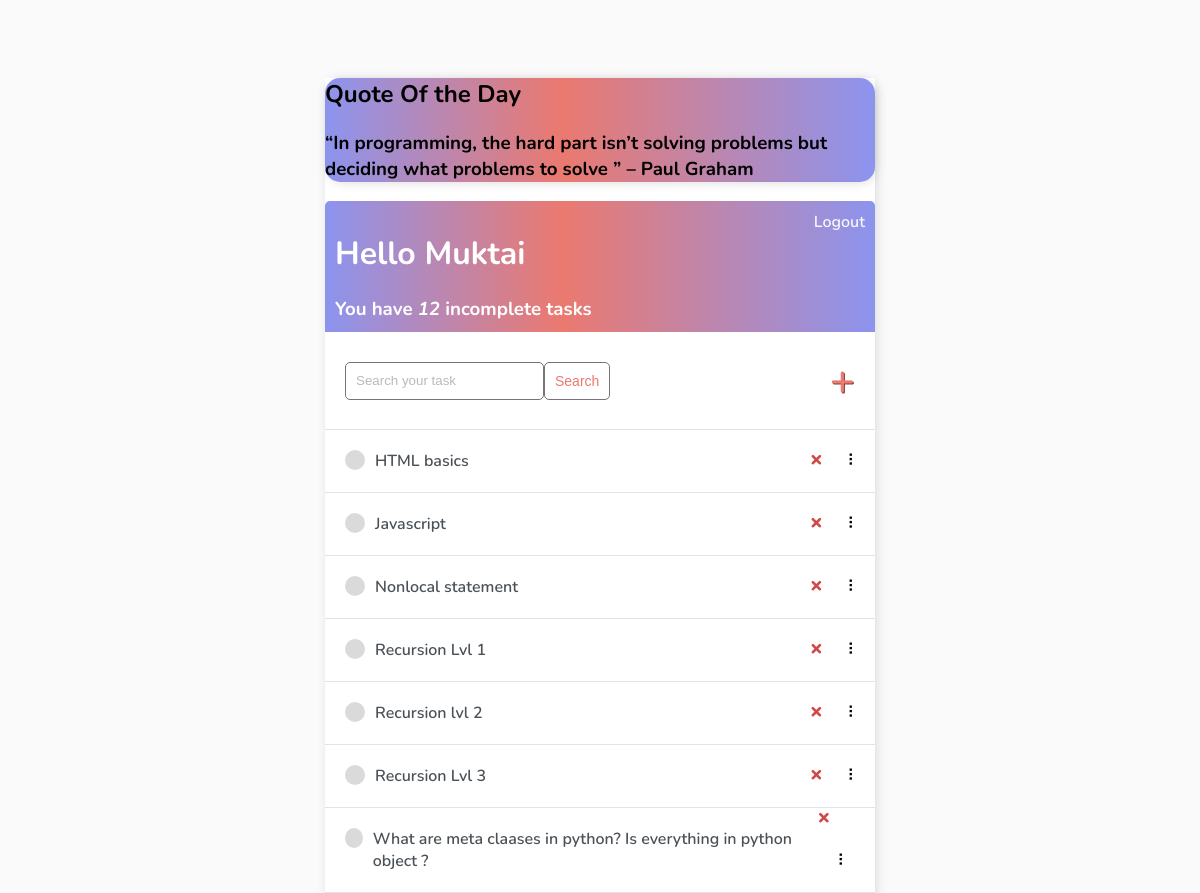
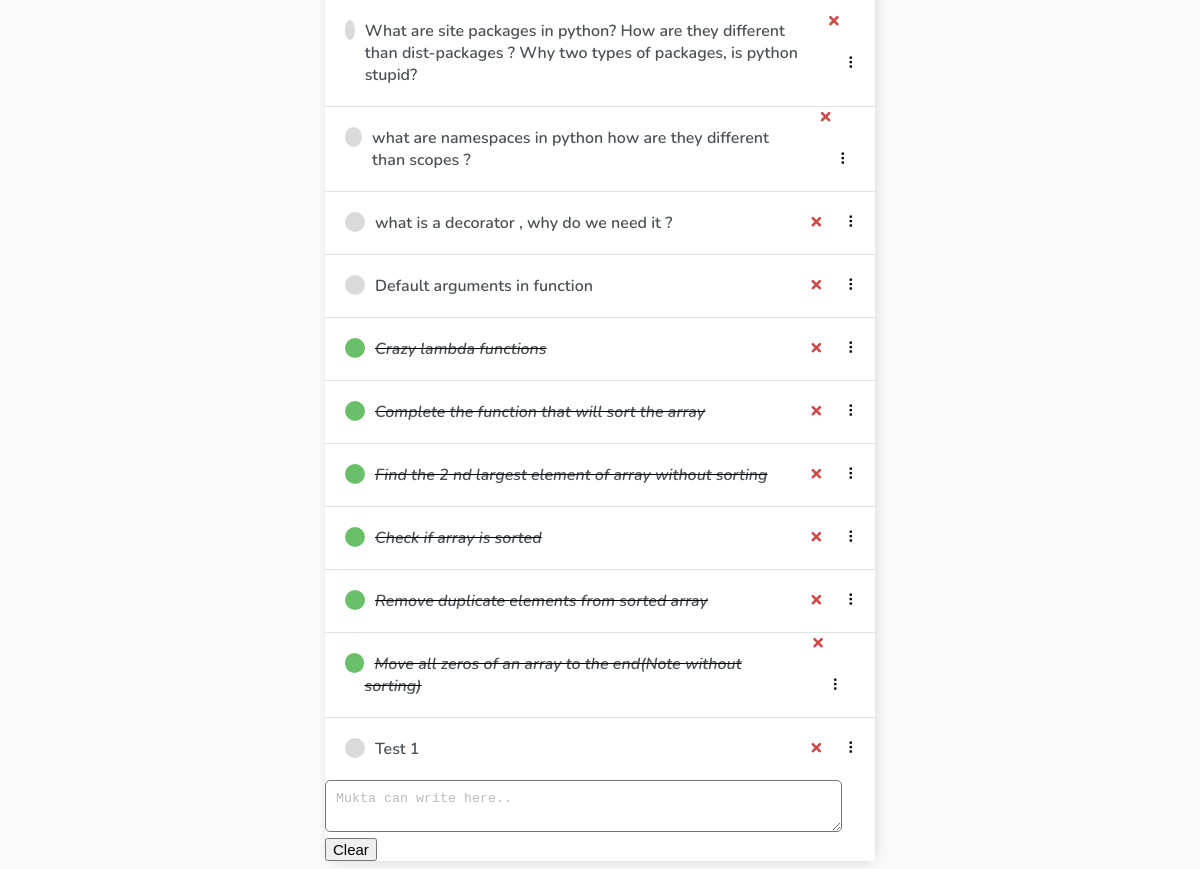
The page / (signed in) on the database as committed earlier (2 pictures, top to bottom).
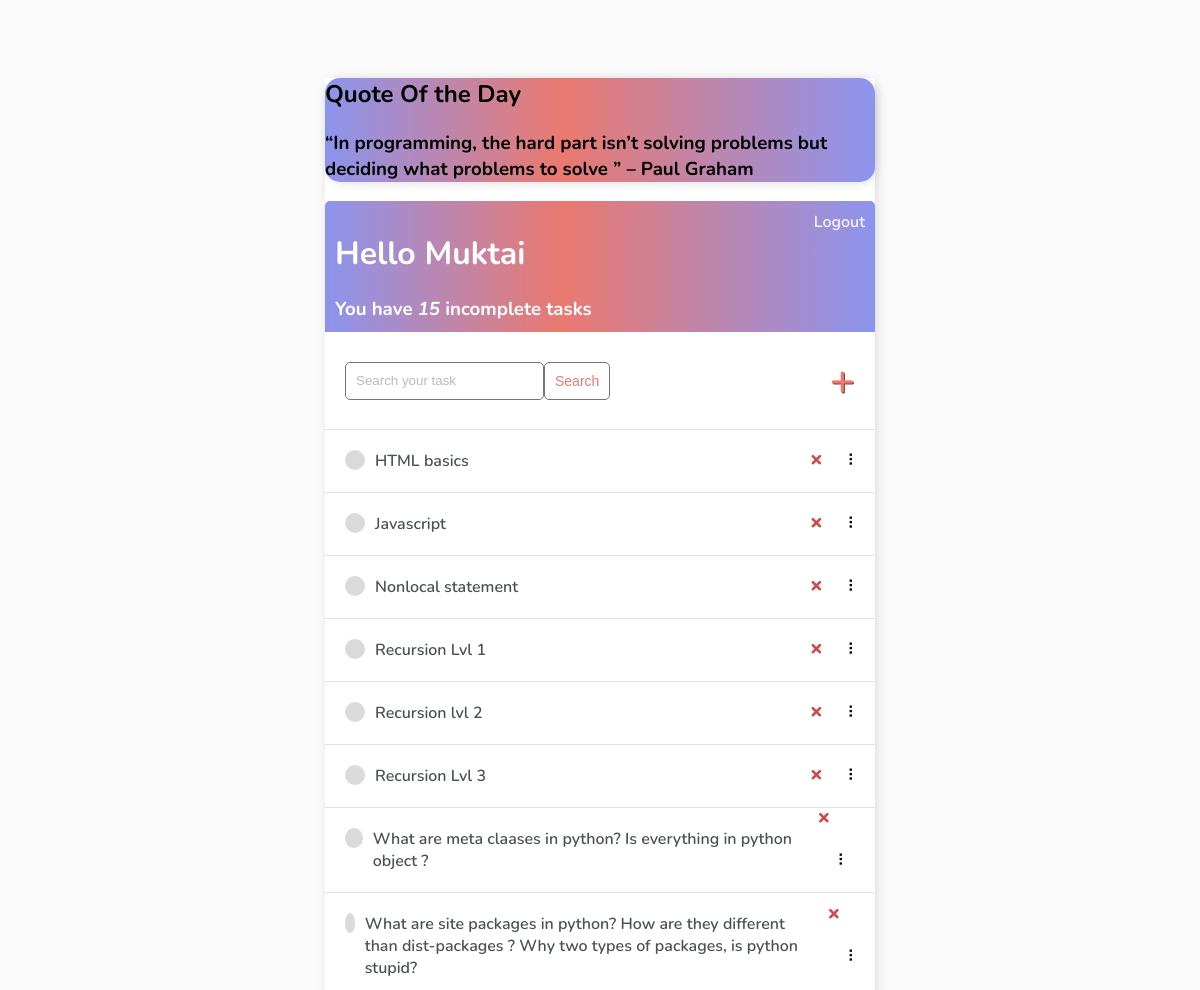
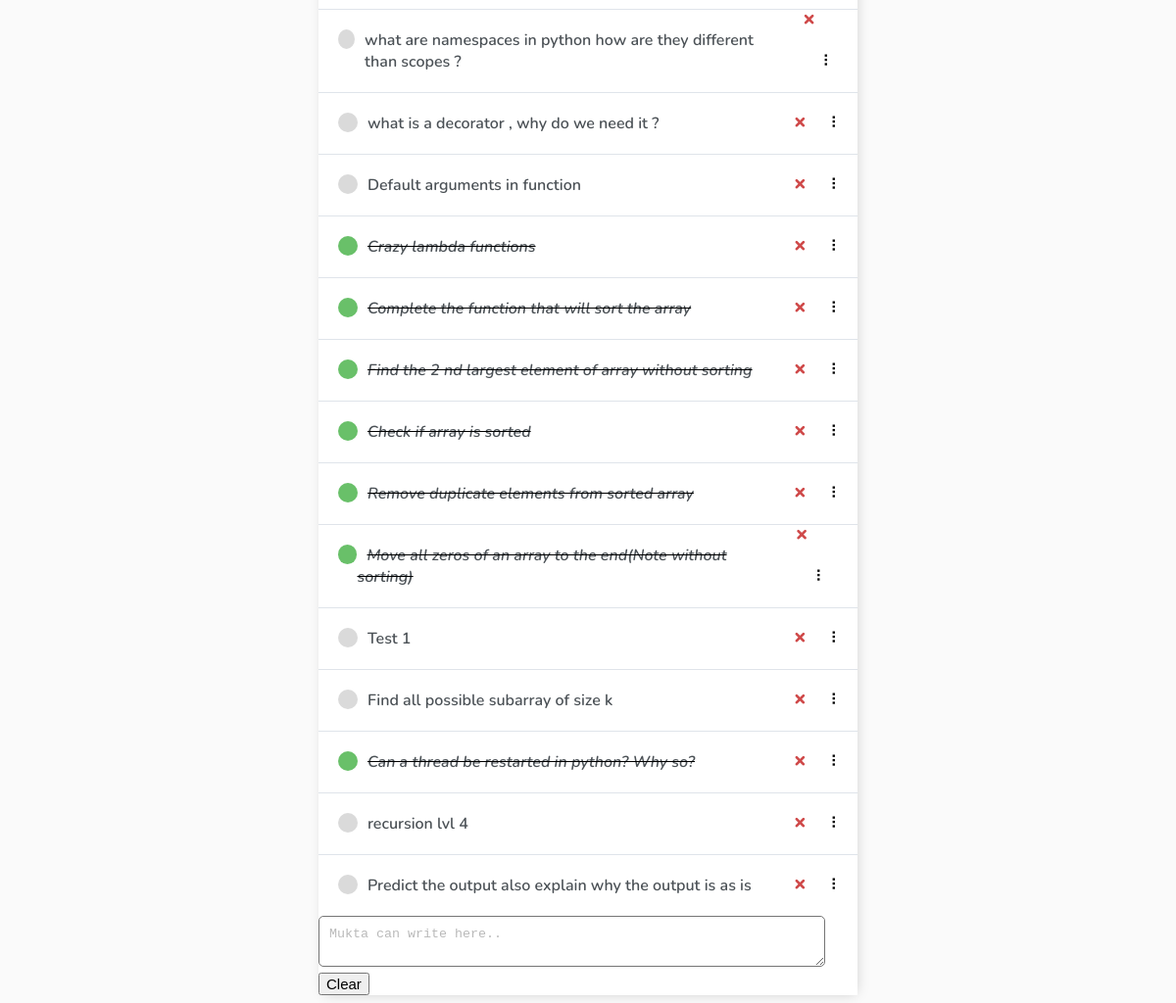
The same page on the database as committed later (2 pictures, top to bottom).
### base/models.py (models this page shows)
class Task(models.Model):
    user = models.ForeignKey(
        User, on_delete=models.CASCADE, null=True, blank=True)
    title = models.CharField(max_length=200)
    description = models.TextField(null=True, blank=True)
    complete = models.BooleanField(default=False)
    created = models.DateTimeField(auto_now_add=True)
    def __str__(self):
        return self.title
    class Meta:
        order_with_respect_to = 'user'

### base/views.py (the view)
# urls.py: path('', TaskList.as_view(), name='tasks'),
class TaskList(LoginRequiredMixin, ListView):
    model = Task
    context_object_name = 'tasks'
    def get_context_data(self, **kwargs):
        context = super().get_context_data(**kwargs)
        context['tasks'] = context['tasks'].filter(user=self.request.user)
        context['count'] = context['tasks'].filter(complete=False).count()
        search_input = self.request.GET.get('search-area') or ''
        if search_input:
            context['tasks'] = context['tasks'].filter(
                title__contains=search_input)
        context['search_input'] = search_input
        return context

### base/templates/base/task_list.html (shortened to what this page needs)
{% extends 'base/main.html' %} {% block content %}
<div class="container2">
    <h2>Quote Of the Day</h2>
    <h3><q>In programming, the hard part isn’t solving problems but deciding what problems to solve
</q> – Paul Graham</h3>
</div>
<div class="header-bar">
    <div>
        <h1>Hello {{request.user|title}}</h1>
        <h3 style="margin:0">You have <i>{{count}}</i> incomplete task{{ count|pluralize:"s" }}</h3>
    </div>
    {% if request.user.is_authenticated %}
    <a href="{% url 'logout' %}">Logout</a> {% else %}
    <a href="{% url 'login' %}">Login</a> {% endif %}
</div>
<div id="search-add-wrapper">
    <form method="GET" style="display: flex;">
        <input type='text' name='search-area' placeholder="Search your task" value="{{search_input}}">
        <input class="button" type="submit" value='Search'>
    </form>
    {% if tasks|length > 0 %}
    <a id="add-link" href="{% url 'task-create' %}">&#x2b;</a>
    {% endif %}
</div>
<div id="tasklist" class="task-items-wrapper">
    {% for task in tasks %}
    <div class="task-wrapper" data-position="{{task.pk}}">
        <div class="task-title">
            {% if task.complete %}
            <div class="task-complete-icon"></div>
            <i><s><a href="{% url 'task-update' task.id %}">{{task}}</a></s></i> {% else %}
            <div class="task-incomplete-icon"></div>
            <a href="{% url 'task-update' task.id %}">{{task}}</a> {% endif %}
        </div>
        <div class="task-controls">
            <a class="delete-link" href="{% url 'task-delete' task.id %}">&#215;</a>
            <span class="handle">&nbsp;&#10247;</span>
        </div>
    </div>
    {% empty %}
    <div style="text-align: center; padding-bottom: 10px; line-height: 1em;">
        <h3>No new tasks are created.</h3>
        <h3>Create a <a style="text-decoration: none; color: #e53935;" href="{% url 'task-create' %}">New task</a> ! </h3>
    </div>
    {% endfor %}
</div>
<textarea id="area"  placeholder="Mukta can write here.." >
</textarea>
<button style="font-size: 15px; "  onclick="localStorage.removeItem('area');area.value=''">Clear</button>
{% endblock content %}

Rows that differ between the two databases and show on the page:
added Task: title "Find all possible subarray of size k"
added Task: title "Can a thread be restarted in python? Why so?"
added Task: title "recursion lvl 4"
added Task: title "Predict the output also explain why the output is as is"
Other text that changed with them:
{{ count }}: "12" → "15"
